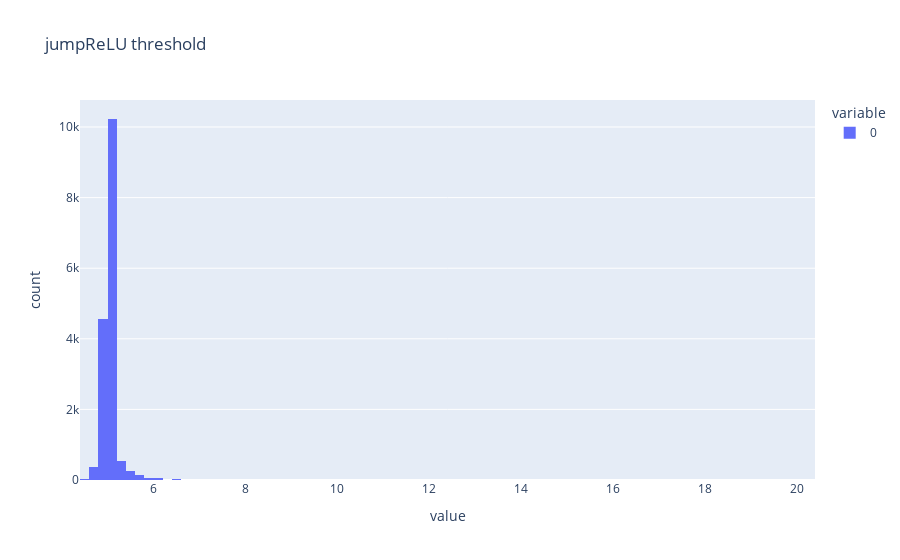

Here is the notebook cell this chart was saved with:
### Code cell
px.histogram(sae.threshold.cpu().detach().to(torch.float32).numpy().flatten(), nbins=100, title='jumpReLU threshold')

### Figure 1 — Plotly figure (JSON) as saved in the notebook; plotly's stock layout.template omitted (floating-point values rounded to 4 significant figures; data arrays with more than 128 entries replaced by an {"elided": "..."} marker saying what was removed)
{"data": [{"alignmentgroup": "True", "bingroup": "x", "hovertemplate": "variable=0<br>value=%{x}<br>count=%{y}<extra></extra>", "legendgroup": "0", "marker": {"color": "#636efa", "pattern": {"shape": ""}}, "name": "0", "nbinsx": 100, "offsetgroup": "0", "orientation": "v", "showlegend": true, "type": "histogram", "x": {"elided": "16384 float values"}, "xaxis": "x", "yaxis": "y"}], "layout": {"barmode": "relative", "legend": {"title": {"text": "variable"}, "tracegroupgap": 0}, "title": {"text": "jumpReLU threshold"}, "xaxis": {"anchor": "y", "domain": [0, 1], "title": {"text": "value"}}, "yaxis": {"anchor": "x", "domain": [0, 1], "title": {"text": "count"}}}}
